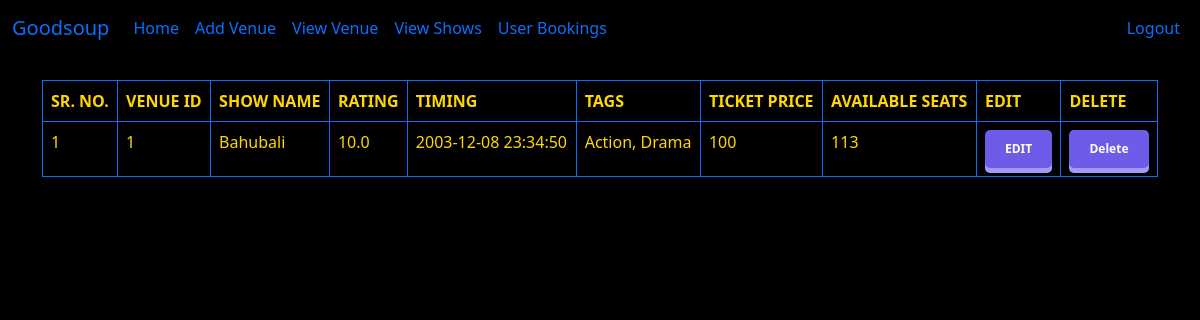
/viewshows/ (signed in), run on an earlier commit of the app's database.
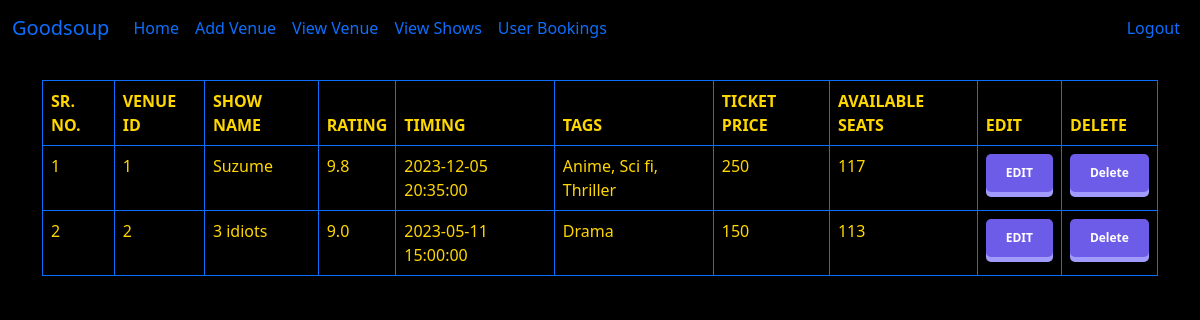
And on a later commit of the database.
### database.py (models this page shows)
class Show(db.Model):
    id = db.Column(db.Integer, primary_key=True)
    venue_id = db.Column(db.Integer, db.ForeignKey('venue.id'))
    name = db.Column(db.String(255), nullable=False)
    rating = db.Column(db.Float, nullable=False)
    rating = Column(Float,CheckConstraint('rating >= 0 AND rating <= 10'))
    tags = db.Column(db.String(255),nullable=False)
    show_timing = db.Column(db.DateTime,nullable=False)
    ticket_price = db.Column(db.Integer,nullable=False)
    available_seats=db.Column(db.Integer,nullable=False)
    date_added = db.Column(db.DateTime, default=datetime.utcnow(),nullable=False)

### admin.py (the view)
@app.route('/viewshows/',methods=['GET','POST'])
@login_required
def viewshows():
    shows = Show.query.order_by(Show.date_added)
    return render_template('viewShows.html',shows=shows)

### admin.py (called while the page is built)
@adminlogin_manager.user_loader
def load_user(admin_id):
    return Admin.query.filter_by(id=int(admin_id)).first()

### user.py (called while the page is built)
@app.context_processor
def user_navbar():
    form = SearchForm()
    return dict(form=form)

### templates/viewShows.html (shortened to what this page needs)
{% extends 'baseadmin.html' %}
{% block content %}
<body style="background: black">
  <table class="table table-bordered border-primary">
    <thead>
      <tr style="color: silver; text-transform: uppercase;">
        <th scope="col" style="color: gold;font-weight: bold;">SR. NO.</th>
        <th scope="col" style="color: gold;">venue id</th>
        <th scope="col" style="color: gold;">Show Name</th>
        <th scope="col" style="color: gold;">rating</th>
        <th scope="col" style="color: gold;">timing</th>
        <th scope="col" style="color: gold;">tags</th>
        <th scope="col" style="color: gold;">ticket price</th>
        <th scope="col" style="color: gold;">available seats</th>
        <th scope="col" style="color: gold;">Edit</th>
        <th scope="col" style="color: gold;">Delete</th>
      </tr>
    </thead>
    <tbody>
      {% for show in shows %}
      <tr style="color: gold;">
        <td >{{ show.id }}</td>
        <td>{{ show.venue_id }}</td>
        <td>{{ show.name }}</td>
        <td>{{ show.rating }}</td>
        <td>{{ show.show_timing }}</td>
        <td>{{ show.tags }}</td>
        <td>{{ show.ticket_price }}</td>
        <td>{{ show.available_seats }}</td>
        <td><a href="{{ url_for('updateshow',id=show.id) }}"><button>
    EDIT
</button></a></td>
        <td><a href="{{ url_for('deleteshow',id=show.id) }}"><button type="button">Delete</button></a></td>
      </tr>
      {% endfor %}
    </tbody>
  </table>
{% endblock %}

### templates/baseadmin.html (shortened to what this page needs)
<!doctype html>
<html lang="en">
  <head>
    <link href="https://cdn.jsdelivr.net/npm/bootstrap@5.0.2/dist/css/bootstrap.min.css" rel="stylesheet">
  </head>
  <body>
    {% include 'admin_navbar.html' %}
    <br/>
    <div class="container">
    {% block content %}
    {% endblock %}
    </div>
  </body>
</html>

### templates/admin_navbar.html (shortened to what this page needs)
<nav class="navbar navbar-expand-lg  bg-body-tertiary", style='background-color: black;'>
  <div class="container-fluid">
    <a class="navbar-brand" href="{{ url_for('home') }}">Goodsoup</a>
    <div class="collapse navbar-collapse" id="navbarSupportedContent">
      <ul class="navbar-nav me-auto mb-2 mb-lg-0">
        <li class="nav-item">
          <a class="nav-link active" style="text-decoration-color: blue ;" aria-current="page" href="{{ url_for('home') }}">Home</a>
        </li>
        <li class="nav-item">
          <a class="nav-link" href="{{ url_for('addvenue') }}">Add Venue</a>
        </li>
        <li class="nav-item">
          <a class="nav-link" href="{{ url_for('viewvenue') }}">View Venue</a>
        </li>
        <li class="nav-item">
          <a class="nav-link" href="{{ url_for('viewshows') }}">View Shows</a>
        </li>
        <li class="nav-item">
          <a class="nav-link" href="{{ url_for('user_bookings') }}">User Bookings</a>
        </li>
      </ul>
      <ul class="navbar-nav ms-auto mb-2 mb-lg-0">
        <li class="nav-item" >
          <a class="nav-link" href="{{ url_for('admin_logout') }}">Logout</a>
        </li>
    </ul>
    </div>
  </div>
</nav>

### templates/viewShows.html (style rules this page uses)
button { border: none; outline: none; background-color: #6c5ce7; padding: 10px 20px; font-size: 12px; font-weight: 700; color: #fff; border-radius: 5px; transition: all ease 0.1s; box-shadow: 0px 5px 0px 0px #a29bfe; }

What changed in the data, as far as the page shows it:
changed Show id 1: name "Bahubali" → "Suzume"; rating "10.0" → "9.8"; show_timing "2003-12-08 23:34:50" → "2023-12-05 20:35:00"; tags "Action, Drama" → "Anime, Sci fi, Thriller"; ticket_price "100" → "250"; available_seats "113" → "117"
added Show: id "2", venue_id "2", name "3 idiots", rating "9.0", show_timing "2023-05-11 15:00:00", tags "Drama", ticket_price "150", available_seats "113"
